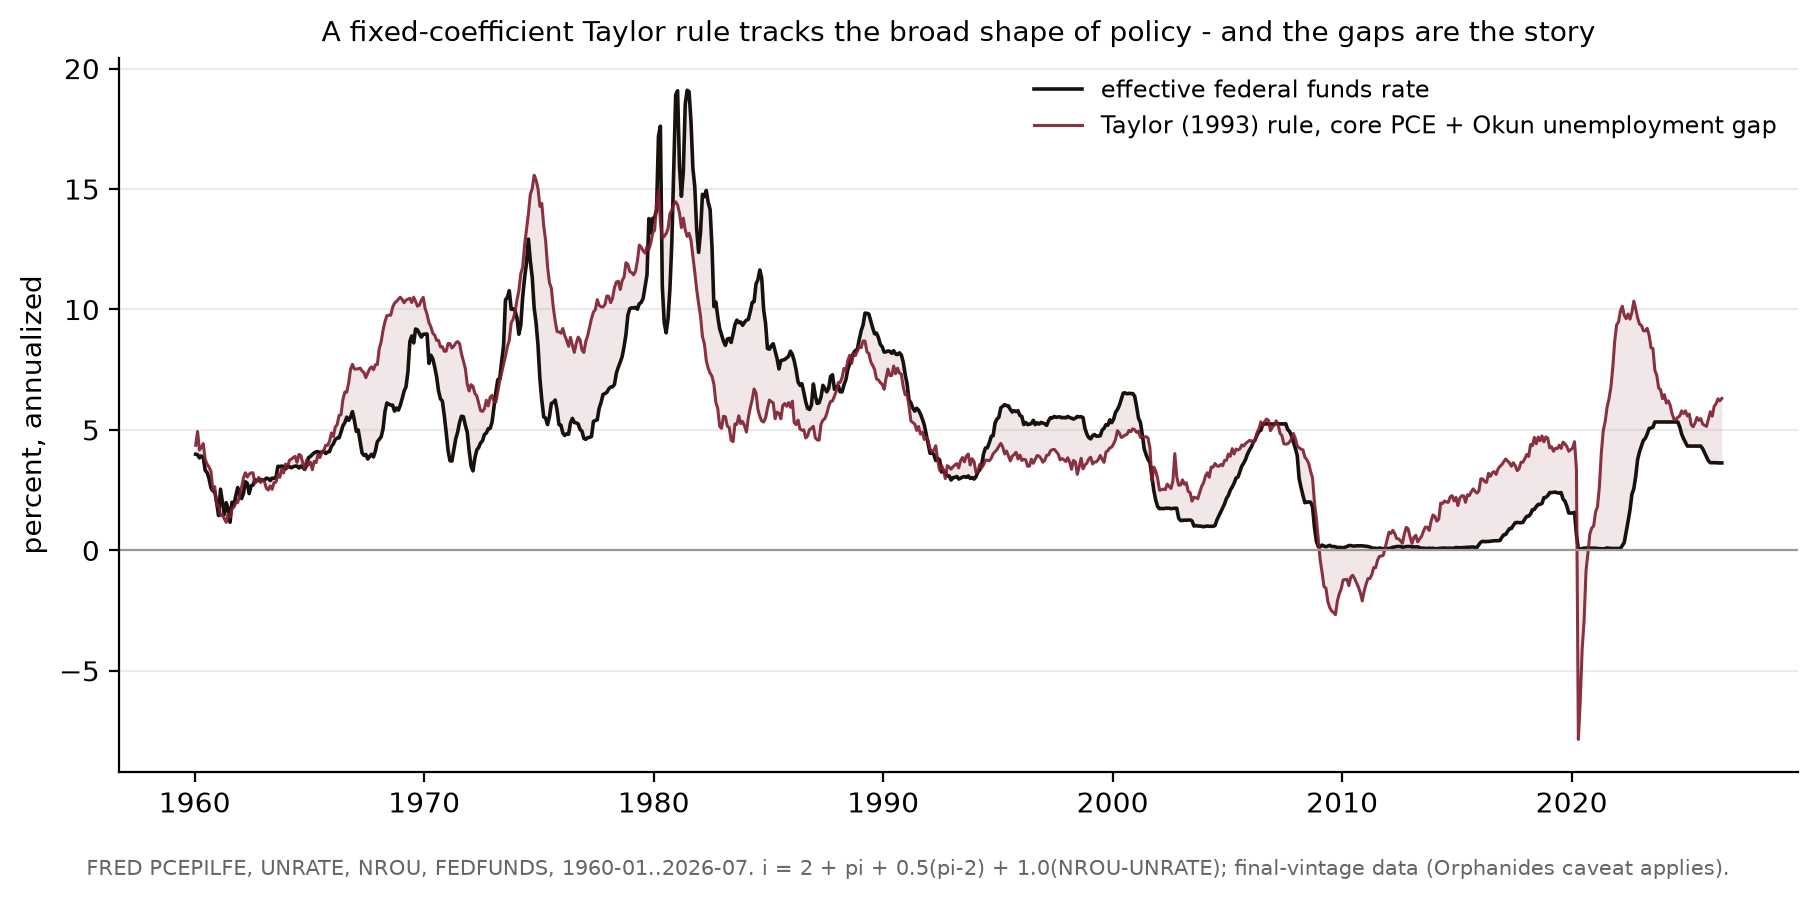

Reproduce this figure in Python.
"""
Figure 3 (E2) - The original Taylor (1993) rule vs. the actual federal funds rate.

Rule, with Taylor's own coefficients, stated in advance and not tuned:
    i = r* + pi + 0.5 (pi - pi*) + 0.5 y
with r* = 2, pi* = 2, pi = core PCE inflation YoY (FRED PCEPILFE), and the
output gap y proxied via Okun's law from the unemployment gap:
    y ~ 2 x (NROU - UNRATE)     (Okun coefficient 2)
so the unemployment gap enters with coefficient 1.0. NROU is the CBO natural
rate (quarterly, forward-filled to months). Compared with FEDFUNDS (monthly
average). Everything is final-vintage data - the real-time caveat (Orphanides
1998) applies and is discussed in the text.

Data: FRED CSV endpoint, cached to data/.

Reproducible:
    python fig_e2_taylor.py    # numpy, matplotlib; stdlib urllib/csv
"""
import os, csv, socket, urllib.request
import numpy as np
import matplotlib
matplotlib.use("Agg")
import matplotlib.pyplot as plt

HERE = os.path.dirname(os.path.abspath(__file__))
DATA = os.path.join(HERE, "data")
os.makedirs(DATA, exist_ok=True)


def fred(series):
    cache = os.path.join(DATA, f"fred_{series}.csv")
    if not os.path.exists(cache):
        socket.setdefaulttimeout(60)
        url = f"https://fred.stlouisfed.org/graph/fredgraph.csv?id={series}"
        req = urllib.request.Request(url, headers={"User-Agent": "Mozilla/5.0"})
        with open(cache, "wb") as f:
            f.write(urllib.request.urlopen(req).read())
    ym, val = [], []
    with open(cache) as f:
        rdr = csv.reader(f)
        next(rdr)
        for row in rdr:
            if len(row) < 2 or row[1] in (".", ""):
                continue
            ym.append(row[0][:7]); val.append(float(row[1]))
    return ym, np.array(val)


pce_ym, pce = fred("PCEPILFE")     # core PCE price index, monthly
un_ym, un = fred("UNRATE")         # unemployment rate, monthly
nr_ym, nr = fred("NROU")           # CBO natural rate, quarterly
ff_ym, ff = fred("FEDFUNDS")       # effective fed funds, monthly avg

pce_d = {m: v for m, v in zip(pce_ym, pce)}
pi = {}
for m, v in zip(pce_ym, pce):
    prev = f"{int(m[:4])-1:04d}-{m[5:7]}"
    if prev in pce_d:
        pi[m] = (v / pce_d[prev] - 1.0) * 100

# quarterly NROU -> monthly forward fill within the quarter
nrou = {}
for m, v in zip(nr_ym, nr):
    y, q0 = int(m[:4]), int(m[5:7])
    for k in range(3):
        t = y * 12 + (q0 - 1) + k
        nrou[f"{t//12:04d}-{t%12+1:02d}"] = v

un_d = {m: v for m, v in zip(un_ym, un)}
ff_d = {m: v for m, v in zip(ff_ym, ff)}

months = sorted(set(pi) & set(nrou) & set(un_d) & set(ff_d))
rule = np.array([2.0 + pi[m] + 0.5 * (pi[m] - 2.0) + 1.0 * (nrou[m] - un_d[m])
                 for m in months])
actual = np.array([ff_d[m] for m in months])
gap = rule - actual
x = np.array([int(m[:4]) + (int(m[5:7]) - 0.5) / 12 for m in months])

fig, ax = plt.subplots(figsize=(9.2, 4.3))
ax.plot(x, actual, color="#17120e", lw=1.3, label="effective federal funds rate")
ax.plot(x, rule, color="#7c1c2c", lw=1.1, alpha=0.9,
        label="Taylor (1993) rule, core PCE + Okun unemployment gap")
ax.fill_between(x, actual, rule, color="#7c1c2c", alpha=0.10, lw=0)
ax.axhline(0, color="#999", lw=0.8)
ax.set_ylabel("percent, annualized")
ax.set_title("A fixed-coefficient Taylor rule tracks the broad shape of policy - and the gaps are the story",
             fontsize=10.2)
ax.legend(frameon=False, fontsize=8.6, loc="upper right")
for s in ("top", "right"):
    ax.spines[s].set_visible(False)
ax.grid(True, axis="y", alpha=0.25)
fig.text(0.5, -0.03,
         f"FRED PCEPILFE, UNRATE, NROU, FEDFUNDS, {months[0]}..{months[-1]}. "
         "i = 2 + pi + 0.5(pi-2) + 1.0(NROU-UNRATE); final-vintage data (Orphanides caveat applies).",
         ha="center", fontsize=7.6, color="#666")
plt.tight_layout()
OUT = os.path.join(HERE, "fig_e2_taylor.png")
fig.savefig(OUT, dpi=200, bbox_inches="tight")
print("wrote", OUT)
print(f"span={months[0]}..{months[-1]} n={len(months)}")
print(f"latest {months[-1]}: rule={rule[-1]:.2f}% actual={actual[-1]:.2f}% gap={gap[-1]:+.2f}pp")
print(f"mean |gap| full sample = {np.abs(gap).mean():.2f}pp  corr(rule,actual)={np.corrcoef(rule,actual)[0,1]:.3f}")
for dec in range(1960, 2030, 10):
    sel = (x >= dec) & (x < dec + 10)
    if sel.sum():
        print(f"decade {dec}s: mean gap {gap[sel].mean():+.2f}pp  mean |gap| {np.abs(gap[sel]).mean():.2f}pp")
sel = (x >= 2021) & (x < 2023)
i = np.argmax(gap * sel)
print(f"max gap 2021-22: {gap[i]:+.2f}pp in {months[i]} (rule {rule[i]:.2f} vs actual {actual[i]:.2f})")
sel = (x >= 1975) & (x < 1976)
print(f"mean gap 1975: {gap[sel].mean():+.2f}pp")
sel = (x >= 2009) & (x < 2016)
print(f"mean gap 2009-2015 (ZLB): {gap[sel].mean():+.2f}pp (rule below zero share: {(rule[sel]<0).mean()*100:.0f}%)")
